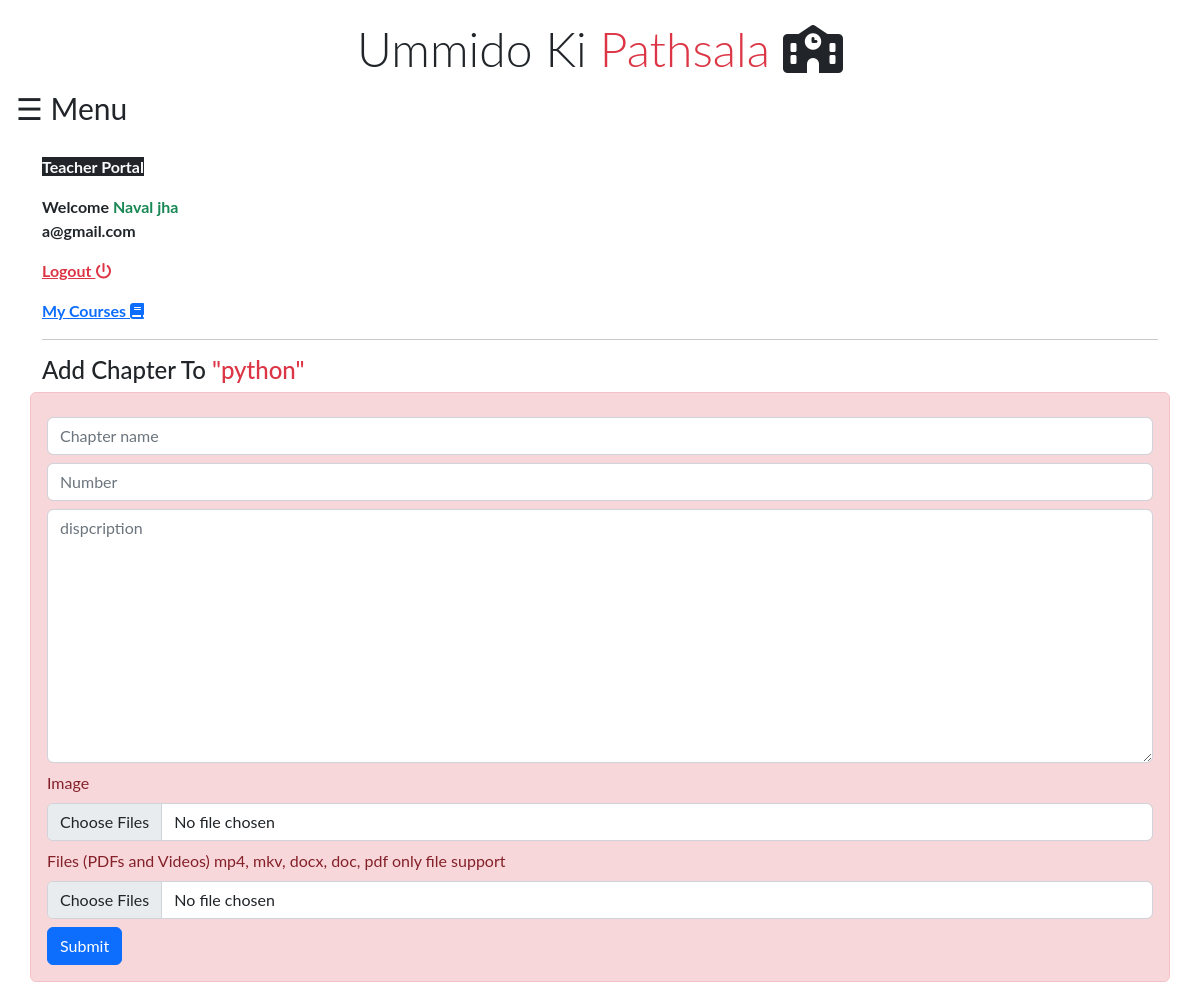
Page /cms/add/chapter/python/ (signed in) on the committed database.
### cms/models.py (models this page shows)
class teacher(models.Model):
    name = models.CharField(max_length=250)
    email = models.EmailField(max_length=250,unique=True)
    password = models.CharField(max_length=250)

class course(models.Model):
    cname = models.CharField(max_length=400)
    user = models.ForeignKey(teacher,on_delete=models.CASCADE)
    slug = AutoSlugField(populate_from='cname',max_length=250,unique=True,null=True,default=None)
    disp = models.TextField(default=False)
    dateof  = models.DateTimeField(auto_now_add=True)
    cimg = models.ImageField(upload_to='courseimg/' ,default=False)

### cms/views.py (the view, shortened to what this page needs)
# urls.py: path('add/chapter/<slug:book>/',views.addChapter.as_view(),name='addchapter'),
class addChapter(View):
    def get(self, request,book):
        if 'email' in request.session:
            if 'name' in request.session:
                name = request.session['name']
                email = request.session['email']
                isexist = teacher.objects.filter(Q(email=email) & Q(name=name)).exists()
                if isexist:
                    iscourse = course.objects.filter(Q(slug=book) & Q(user = teacher.objects.get(email= request.session['email']))).exists()
                    if iscourse:
                        subject = course.objects.get(slug=book)
                        return render(request,'cms/addchapter.html',{
                            'name':name,
                            'email':email,
                            'subject':subject.cname,
                        })
                    else:
                        return HttpResponse('Invalid Request')
                else:
                    return render(request,'cms/login.html')
            else:
                return render(request,'cms/login.html')
        else:
            return render(request,'cms/login.html')

### cms/templates/cms/addchapter.html (shortened to what this page needs)
{% extends 'core/base.html' %}
{% block content %}
{% include 'core/navbar.html' %}
<div class="container mt-2">
    <p><b class="text-center bg-dark text-light">Teacher Portal</b></p>
    <p class="text-dark mt-2"><b>Welcome <span class="text-success">{{name | capfirst  }}</span> <br>{{email}} </b>  </p>
    <p><b class="text-danger"><a href="{% url 'logoutcms' %}" class="text-danger">Logout <i class="fa-solid fa-power-off"></i></a>  </b></p>
    <p><b class="text-danger"><a href="{% url 'home' %}" class="text-primary">My Courses <i class="fas fa-book"></i></a>  </b></p>
    <hr>
</div>
<div class="mt-2 container">
    <h4>Add Chapter To <span class="text-danger">"{{subject}}"</span> </h4>
</div>
<div class="mt-2 alert alert-danger container">
    <form action="" method="post" enctype="multipart/form-data">
        <input type="text" name="title" id="title" placeholder="Chapter name" class="form-control mt-2" required>
        <input type="number" name="number" id="number" placeholder="Number" class="form-control mt-2" required>
        <textarea name="disp" id="disp" cols="30" rows="10" placeholder='dispcription' class="form-control mt-2"></textarea>
        <label for="img" class="mt-2">Image</label>
        <input type="file" name="chimg" id="img" placeholder="Image" class="form-control mt-2" multiple accept="image/*">
        <label for="file" class="mt-2">Files (PDFs and Videos) mp4, mkv, docx, doc, pdf only file support</label>
        <input type="file" name="chfiles" id="file" placeholder="Image" class="form-control mt-2" multiple accept=".doc,.docx,.pdf,.mp4,.mkv">
        <input type="submit" value="Submit" class="btn btn-primary mt-2">
    </form>
</div>
{% endblock content %}

### core/templates/core/navbar.html (style rules this page uses)
body { font-family: "Lato", sans-serif; }

### rows in the picture
teacher: name "Naval jha", email "a@gmail.com"
course: cname "python"
